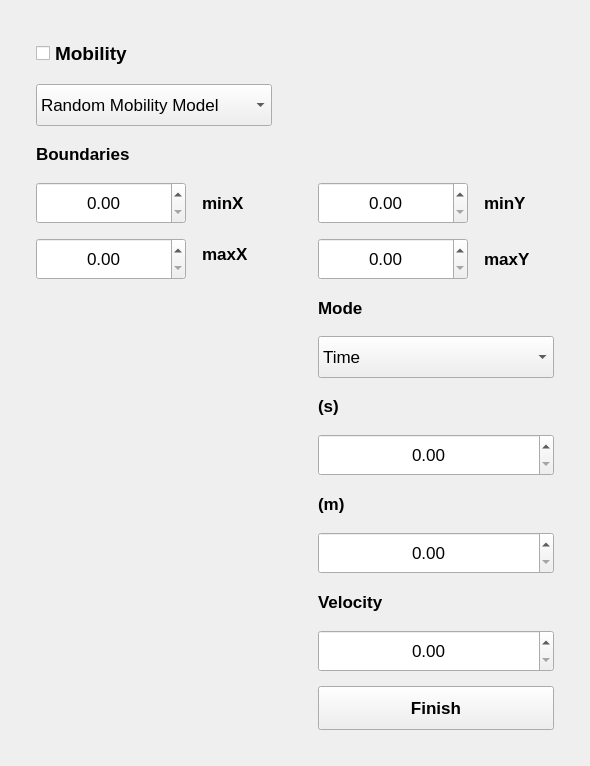
     <widget class="QWidget" name="tab_2">
      <attribute name="title">
       <string>Mobililty(2D)</string>
      </attribute>
      <layout class="QGridLayout" name="gridLayout_3">
       <property name="verticalSpacing">
        <number>14</number>
       </property>
       <property name="horizontalSpacing">
        <number>16</number>
       </property>
       <property name="bottomMargin">
        <number>18</number>
       </property>
       <property name="rightMargin">
        <number>18</number>
       </property>
       <property name="topMargin">
        <number>18</number>
       </property>
       <property name="leftMargin">
        <number>18</number>
       </property>
       <item row="0" column="0">
        <widget class="QWidget" name="widget" native="true">
         <layout class="QGridLayout" name="gridLayout_6">
          <property name="verticalSpacing">
           <number>14</number>
          </property>
          <property name="horizontalSpacing">
           <number>16</number>
          </property>
          <property name="bottomMargin">
           <number>18</number>
          </property>
          <property name="rightMargin">
           <number>18</number>
          </property>
          <property name="topMargin">
           <number>18</number>
          </property>
          <property name="leftMargin">
           <number>18</number>
          </property>
          <item row="0" column="0" colspan="4">
           <widget class="QCheckBox" name="checkBox">
            <property name="minimumSize">
             <size>
              <width>160</width>
              <height>34</height>
             </size>
            </property>
            <property name="font">
             <font>
              <pointsize>14</pointsize>
              <bold>true</bold>
             </font>
            </property>
            <property name="text">
             <string>Mobility</string>
            </property>
           </widget>
          </item>
          <item row="1" column="0" colspan="3">
           <widget class="QComboBox" name="comboBox">
            <property name="font">
             <font>
              <pointsize>13</pointsize>
              <bold>false</bold>
             </font>
            </property>
            <property name="minimumSize">
             <size>
              <width>150</width>
              <height>42</height>
             </size>
            </property>
            <item>
             <property name="text">
              <string>Random Mobility Model</string>
             </property>
            </item>
            <item>
             <property name="text">
              <string>Draw the Route Manually</string>
             </property>
            </item>
           </widget>
          </item>
          <item row="2" column="0" colspan="2">
           <widget class="QLabel" name="label">
            <property name="minimumSize">
             <size>
              <width>70</width>
              <height>28</height>
             </size>
            </property>
            <property name="font">
             <font>
              <bold>true</bold>
              <pointsize>13</pointsize>
             </font>
            </property>
            <property name="text">
             <string>Boundaries</string>
            </property>
           </widget>
          </item>
          <item row="3" column="0" rowspan="2" colspan="2">
           <widget class="QDoubleSpinBox" name="doubleSpinBox_8">
            <property name="alignment">
             <set>Qt::AlignmentFlag::AlignVCenter|Qt::AlignmentFlag::AlignHCenter</set>
            </property>
            <property name="font">
             <font>
              <pointsize>13</pointsize>
              <bold>false</bold>
             </font>
            </property>
            <property name="minimumSize">
             <size>
              <width>150</width>
              <height>42</height>
             </size>
            </property>
           </widget>
          </item>
          <item row="3" column="2" rowspan="2">
           <widget class="QLabel" name="label_2">
            <property name="minimumSize">
             <size>
              <width>70</width>
              <height>28</height>
             </size>
            </property>
            <property name="font">
             <font>
              <bold>true</bold>
              <pointsize>13</pointsize>
             </font>
            </property>
            <property name="text">
             <string>minX</string>
            </property>
           </widget>
          </item>
          <item row="3" column="4" rowspan="2">
           <widget class="QDoubleSpinBox" name="doubleSpinBox_10">
            <property name="alignment">
             <set>Qt::AlignmentFlag::AlignVCenter|Qt::AlignmentFlag::AlignHCenter</set>
            </property>
            <property name="font">
             <font>
              <pointsize>13</pointsize>
              <bold>false</bold>
             </font>
            </property>
            <property name="minimumSize">
             <size>
              <width>150</width>
              <height>42</height>
             </size>
            </property>
           </widget>
          </item>
          <item row="3" column="5" rowspan="2">
           <widget class="QLabel" name="label_3">
            <property name="minimumSize">
             <size>
              <width>70</width>
              <height>28</height>
             </size>
            </property>
            <property name="font">
             <font>
              <bold>true</bold>
              <pointsize>13</pointsize>
             </font>
            </property>
            <property name="text">
             <string>minY</string>
            </property>
           </widget>
          </item>
          <item row="4" column="1">
           <widget class="QWidget" name="widget_2" native="true" />
          </item>
          <item row="5" column="4">
           <widget class="QDoubleSpinBox" name="doubleSpinBox_11">
            <property name="alignment">
             <set>Qt::AlignmentFlag::AlignVCenter|Qt::AlignmentFlag::AlignHCenter</set>
            </property>
            <property name="font">
             <font>
              <pointsize>13</pointsize>
              <bold>false</bold>
             </font>
            </property>
            <property name="minimumSize">
             <size>
              <width>150</width>
              <height>42</height>
             </size>
            </property>
           </widget>
          </item>
          <item row="5" column="5">
           <widget class="QLabel" name="label_4">
            <property name="minimumSize">
             <size>
              <width>70</width>
              <height>28</height>
             </size>
            </property>
            <property name="font">
             <font>
              <bold>true</bold>
              <pointsize>13</pointsize>
             </font>
            </property>
            <property name="text">
             <string>maxY</string>
            </property>
           </widget>
          </item>
          <item row="6" column="4" colspan="2">
           <widget class="QLabel" name="label_6">
            <property name="minimumSize">
             <size>
              <width>70</width>
              <height>28</height>
             </size>
            </property>
            <property name="font">
             <font>
              <bold>true</bold>
              <pointsize>13</pointsize>
             </font>
            </property>
            <property name="text">
             <string>Mode</string>
            </property>
           </widget>
          </item>
          <item row="7" column="4" colspan="2">
           <widget class="QComboBox" name="comboBox_2">
            <property name="font">
             <font>
              <pointsize>13</pointsize>
              <bold>false</bold>
             </font>
            </property>
            <property name="minimumSize">
             <size>
              <width>150</width>
              <height>42</height>
             </size>
            </property>
            <item>
             <property name="text">
              <string>Time</string>
             </property>
            </item>
            <item>
             <property name="text">
              <string>Distance</string>
             </property>
            </item>
           </widget>
          </item>
          <item row="8" column="4">
           <widget class="QLabel" name="label_7">
            <property name="minimumSize">
             <size>
              <width>70</width>
              <height>28</height>
             </size>
            </property>
            <property name="font">
             <font>
              <pointsize>13</pointsize>
              <bold>true</bold>
             </font>
            </property>
            <property name="text">
             <string>(s)</string>
            </property>
           </widget>
          </item>
          <item row="9" column="4" colspan="2">
           <widget class="QDoubleSpinBox" name="doubleSpinBox_4">
            <property name="alignment">
             <set>Qt::AlignmentFlag::AlignVCenter|Qt::AlignmentFlag::AlignHCenter</set>
            </property>
            <property name="font">
             <font>
              <pointsize>13</pointsize>
              <bold>false</bold>
             </font>
            </property>
            <property name="minimumSize">
             <size>
              <width>150</width>
              <height>42</height>
             </size>
            </property>
           </widget>
          </item>
          <item row="10" column="4">
           <widget class="QLabel" name="label_8">
            <property name="minimumSize">
             <size>
              <width>70</width>
              <height>28</height>
             </size>
            </property>
            <property name="font">
             <font>
              <pointsize>13</pointsize>
              <bold>true</bold>
             </font>
            </property>
            <property name="text">
             <string>(m)</string>
            </property>
           </widget>
          </item>
          <item row="11" column="4" colspan="2">
           <widget class="QDoubleSpinBox" name="doubleSpinBox_5">
            <property name="alignment">
             <set>Qt::AlignmentFlag::AlignVCenter|Qt::AlignmentFlag::AlignHCenter</set>
            </property>
            <property name="font">
             <font>
              <pointsize>13</pointsize>
              <bold>false</bold>
             </font>
            </property>
            <property name="minimumSize">
             <size>
              <width>150</width>
              <height>42</height>
             </size>
            </property>
           </widget>
          </item>
          <item row="12" column="4" colspan="2">
           <widget class="QLabel" name="label_19">
            <property name="minimumSize">
             <size>
              <width>70</width>
              <height>28</height>
             </size>
            </property>
            <property name="font">
             <font>
              <bold>true</bold>
              <pointsize>13</pointsize>
             </font>
            </property>
            <property name="text">
             <string>Velocity</string>
            </property>
           </widget>
          </item>
          <item row="13" column="4" colspan="2">
           <widget class="QDoubleSpinBox" name="doubleSpinBox_7">
            <property name="alignment">
             <set>Qt::AlignmentFlag::AlignVCenter|Qt::AlignmentFlag::AlignHCenter</set>
            </property>
            <property name="font">
             <font>
              <pointsize>13</pointsize>
              <bold>false</bold>
             </font>
            </property>
            <property name="minimumSize">
             <size>
              <width>150</width>
              <height>42</height>
             </size>
            </property>
           </widget>
          </item>
          <item row="14" column="4" colspan="2">
           <widget class="QPushButton" name="pushButton_4">
            <property name="font">
             <font>
              <pointsize>13</pointsize>
              <bold>true</bold>
             </font>
            </property>
            <property name="minimumSize">
             <size>
              <width>120</width>
              <height>44</height>
             </size>
            </property>
            <property name="text">
             <string>Finish</string>
            </property>
           </widget>
          </item>
          <item row="5" column="2" colspan="2">
           <widget class="QWidget" name="widget_3" native="true">
            <widget class="QLabel" name="label_5">
             <property name="minimumSize">
              <size>
               <width>70</width>
               <height>28</height>
              </size>
             </property>
             <property name="geometry">
              <rect>
               <x>0</x>
               <y>0</y>
               <width>70</width>
               <height>31</height>
              </rect>
             </property>
             <property name="font">
              <font>
               <bold>true</bold>
               <pointsize>13</pointsize>
              </font>
             </property>
             <property name="text">
              <string>maxX</string>
             </property>
            </widget>
           </widget>
          </item>
          <item row="5" column="0" colspan="2">
           <widget class="QDoubleSpinBox" name="doubleSpinBox_9">
            <property name="alignment">
             <set>Qt::AlignmentFlag::AlignVCenter|Qt::AlignmentFlag::AlignHCenter</set>
            </property>
            <property name="font">
             <font>
              <pointsize>13</pointsize>
              <bold>false</bold>
             </font>
            </property>
            <property name="minimumSize">
             <size>
              <width>150</width>
              <height>42</height>
             </size>
            </property>
           </widget>
          </item>
         </layout>
        </widget>
       </item>
      </layout>
     </widget>
